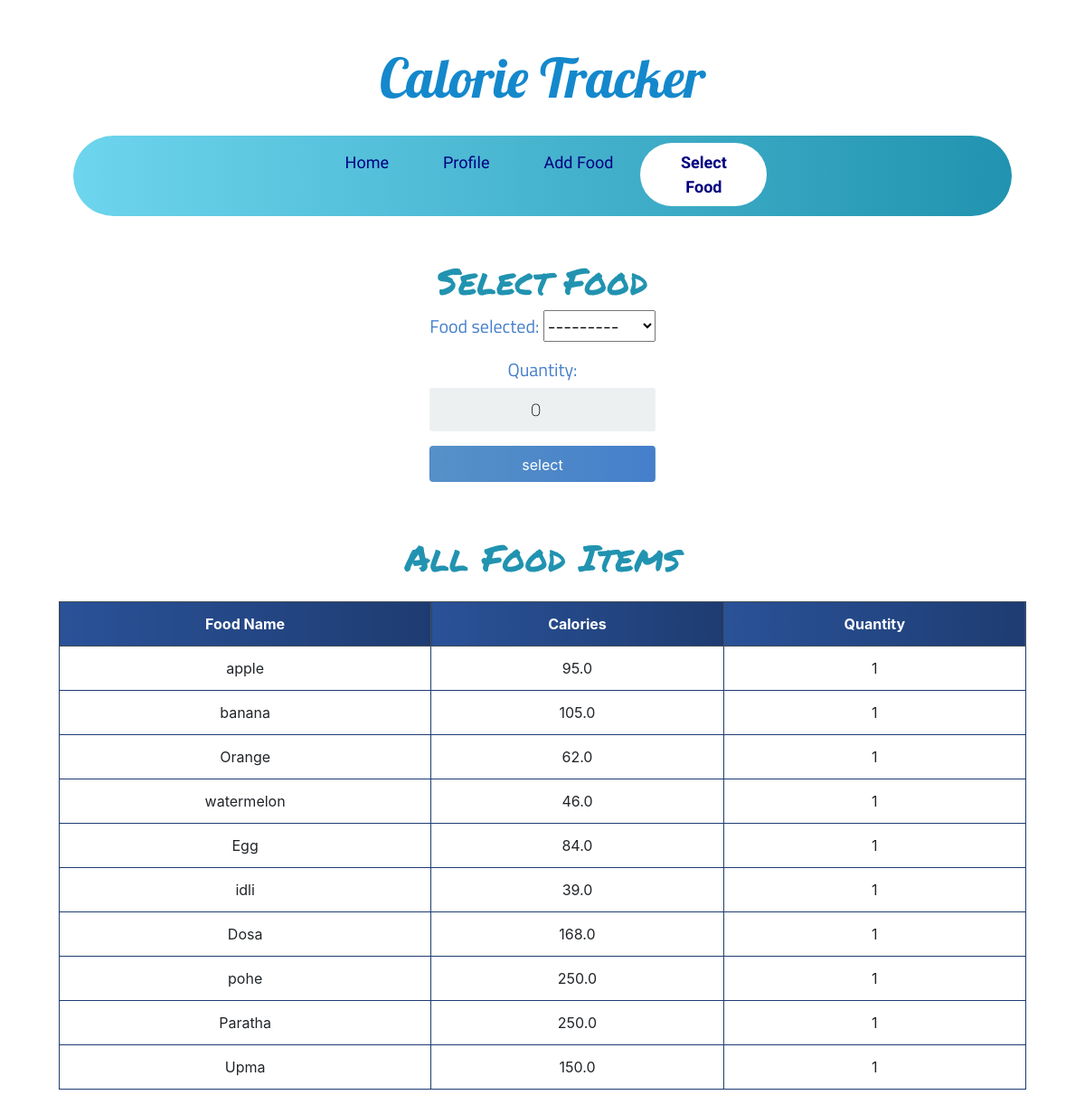
The page /select_food/ (signed in) on the database its author committed.
### calories/models.py (models this page shows)
class Food(models.Model):
	name = models.CharField(max_length=200 ,null=False)
	quantity = models.PositiveIntegerField(null=False,default=0)
	calorie = models.FloatField(null=False,default=0)
	person_of = models.ForeignKey(User,null=True,on_delete=models.CASCADE)
	def __str__(self):
		return self.name

### calories/views.py (the view)
# urls.py: path('select_food/',select_food,name='select_food'),
@login_required
def select_food(request):
	person = Profile.objects.filter(person_of=request.user).last()
	food_items = Food.objects.filter(person_of=request.user)
	form = SelectFoodForm(request.user,instance=person)
	if request.method == 'POST':
		form = SelectFoodForm(request.user,request.POST,instance=person)
		if form.is_valid():
			form.save()
			return redirect('home')
	else:
		form = SelectFoodForm(request.user)
	context = {'form':form,'food_items':food_items}
	return render(request, 'select_food.html',context)

### calories/forms.py
class SelectFoodForm(forms.ModelForm):
    class Meta:
        model = Profile
        fields = ('food_selected','quantity',)
    def __init__(self, user, *args, **kwargs):
        super(SelectFoodForm, self).__init__(*args, **kwargs)
        self.fields['food_selected'].queryset = Food.objects.filter(person_of=user)

### templates/select_food.html (shortened to what this page needs)
{% extends 'base.html' %}
{% block content %}
    <div class="login mt-0">
        <div class="login-screen">
            <div class="app-title">
                <h1 class="headline">Select Food</h1>
            </div>
            <form method="POST" action="" class="login-form">
              <h5 class="form-labels">
                {{ form.as_p }}
            </h5>
                <input class="btn login_btn pt-2" type="submit" value="select">
            </form>
        </div>
    </div>
    <div class="container-fluid">
   <h1 class="headline text-center pb-3">All Food Items </h1>
        <table class="table table-bordered text-center">
            <thead class="thead-dark">
                <tr>
                    <th scope="col">Food Name</th>
                    <th scope="col">Calories</th>
                    <th scope="col">Quantity</th>
                </tr>
            </thead>
            <tbody>
                {% for food in food_items %}
                <tr>
                    <td>{{ food.name }}</td>
                    <td>{{ food.calorie }}</td>
                    <td>{{ food.quantity }}</td>
                </tr>
                {% endfor %}
            </tbody>
        </table>
     </div>
{% endblock content %}

### templates/base.html (shortened to what this page needs)
<!DOCTYPE html>
{% load static %}
<html>
<head>
	<link href="{% static 'css/base.css' %}" rel="stylesheet">
	<link rel="stylesheet" href="https://stackpath.bootstrapcdn.com/bootstrap/4.5.2/css/bootstrap.min.css">
</head>
<body>
  <a href="{% url 'home'  %}"><h1 class="logo text-center">Calorie Tracker</h1></a>
<nav id="navbar-primary" class="navbar navbar-expand-lg navbar-default active" role="navigation">
 <div class="container">
            <div class="collapse navbar-collapse" id="resNav">
            <ul class="navbar-nav justify-content-center">
              {% with url_name=request.resolver_match.url_name %}
              <li class="nav-item"><a class="nav-link  {% if url_name == 'home' %} active{% endif %}" href={% url "home" %}>Home</a></li>
              <li class="nav-item"><a class="nav-link {% if url_name == 'profile' %} active{% endif %}" href={% url "profile" %}>Profile</a></li>
              <li class="nav-item"><a class="nav-link {% if url_name == 'add_food' %} active{% endif %}" href={% url "add_food" %}>Add Food</a></li>
              <li class="nav-item"><a class="nav-link {% if url_name == 'select_food' %} active{% endif %}" href={% url "select_food" %}>Select Food</a></li>
              {% endwith %}
            </ul>
            </div>
 </div>
</nav>
        {% block content %}
        {% endblock content %}
</body>
</html>

### static/css/base.css (style rules this page uses)
a { text-decoration:none !important; }
.logo { font-family: 'Lobster', cursive; padding-top:0px; padding-bottom:12px; font-size: 60px; color: #1488CC; color: -webkit-linear-gradient(to right, #2B32B2, #1488CC); color: linear-gradient(to right, #2B32B2, #1488CC); }
#navbar-primary.navbar-default .navbar-nav { width: 100%; text-align: center; background: #2193b0; background: -webkit-linear-gradient(to right, #6dd5ed, #2193b0); background: linear-gradient(to right, #6dd5ed, #2193b0); border-radius: 100px ; }
#navbar-primary.navbar-default .navbar-nav > li { display: inline-block; float: none; vertical-align: top; padding-top: 8px; padding-bottom: 8px; font-family: 'Grandstander', cursive }
#navbar-primary.navbar-default .navbar-nav > li > a { padding-left: 30px; padding-right: 30px; color:#000080; font-size: 18px; text-decoration:none; }
ul.navbar-nav .nav-item:after { content: ''; display: block; height: 3px; width: 0; transition: width .5s ease, background-color .5s ease; }
.navbar-nav .nav-item > a.active { width: 140px; background: white ; border-radius: 100px ; text-align: center; font-weight: bolder; display: block; text-decoration: none; }
body { font-family: Arial; background-color: #3498DB; padding: 50px; }
.login { margin: 20px auto; width: 300px; }
.login-screen { background-color: #FFF; padding: 20px; border-radius: 5px }
.app-title { text-align: center; color: #777; }
.login-form { text-align: center; }
input { text-align: center; background-color: #ECF0F1; border: 2px solid transparent; border-radius: 3px; font-size: 16px; font-weight: 200; padding: 10px 0; width: 250px; transition: border .5s; }
.btn { background: #457fca; background: -webkit-linear-gradient(to right, #5691c8, #457fca); background: linear-gradient(to right, #5691c8, #457fca); color: white !important; font-size: 16px; line-height: 25px; padding: 10px 0; text-decoration: none; text-shadow: none; border-radius: 3px; box-shadow: none; transition: 0.25s; display: block; width: 250px; margin: 0 auto; }
th { background: #1e3c72; background: -webkit-linear-gradient(to right, #2a5298, #1e3c72); background: linear-gradient(to right, #2a5298, #1e3c72); }
.headline { font-family: 'Permanent Marker', cursive; padding-top:20px; color: #2193b0; color: -webkit-linear-gradient(to right, #6dd5ed, #2193b0); color: linear-gradient(to right, #6dd5ed, #2193b0); }
.table { background-color: white; color: #18AD7C; }
table.table-bordered > thead > tr > th { border:1px solid #1e3c72; }
table.table-bordered > tbody > tr > td { border:1px solid #1e3c72; }
.form-labels { font-family: 'Titillium Web', sans-serif; color:#457fca; }

### rows shown on the page
Food: name "apple", calorie "95.0", quantity "1"
Food: name "banana", calorie "105.0", quantity "1"
Food: name "Orange", calorie "62.0", quantity "1"
Food: name "watermelon", calorie "46.0", quantity "1"
Food: name "Egg", calorie "84.0", quantity "1"
Food: name "idli", calorie "39.0", quantity "1"
Food: name "Dosa", calorie "168.0", quantity "1"
Food: name "pohe", calorie "250.0", quantity "1"
Food: name "Paratha", calorie "250.0", quantity "1"
Food: name "Upma", calorie "150.0", quantity "1"
